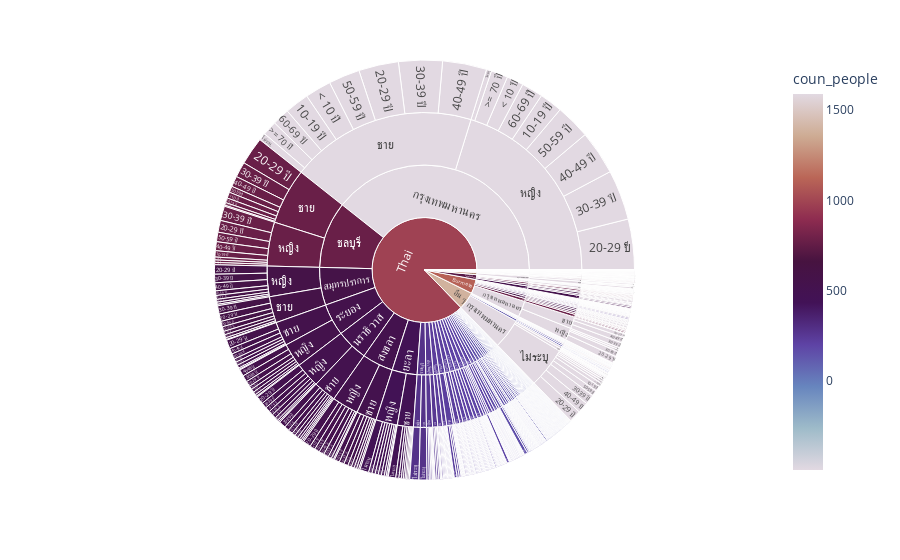

Notebook code cell kept with this figure:
### Code cell
graph()

### Figure 1 — Plotly figure (JSON) as saved in the notebook; plotly's stock layout.template omitted (floating-point values rounded to 4 significant figures; data arrays with more than 128 entries replaced by an {"elided": "..."} marker saying what was removed)
{"data": [{"branchvalues": "total", "customdata": {"elided": "1752x2 mixed values"}, "domain": {"x": [0, 1], "y": [0, 1]}, "hovertemplate": "labels=%{label}<br>coun_people_sum=%{value}<br>parent=%{parent}<br>id=%{id}<br>age_range=%{customdata[0]}<br>coun_people=%{color}<extra></extra>", "ids": {"elided": "1752 str values"}, "labels": {"elided": "1752 str values"}, "marker": {"coloraxis": "coloraxis", "colors": {"elided": "1752 float values"}}, "name": "", "parents": {"elided": "1752 str values"}, "type": "sunburst", "values": {"elided": "1752 int values"}}], "layout": {"coloraxis": {"cmid": 546.9, "colorbar": {"title": {"text": "coun_people"}}, "colorscale": [[0, "#e2d9e2"], [0.1111, "#9ebbc9"], [0.2222, "#6785be"], [0.3333, "#5e43a5"], [0.4444, "#421257"], [0.5556, "#471340"], [0.6667, "#8e2c50"], [0.7778, "#ba6657"], [0.8889, "#ceac94"], [1, "#e2d9e2"]]}, "legend": {"tracegroupgap": 0}, "margin": {"t": 60}}}
